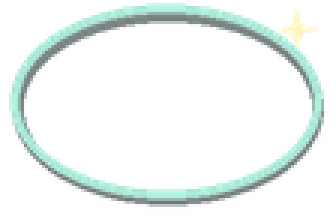
#> input picture projects/buffet/app/art/service/stations/hud/arrival.png, 112 x 72 px, given in place of next.png, which was not available (shown 3 times larger); the run also reads 1 picture not shown here
$ python bake.py
#> lines starting #> are read from the running program, lines starting #| are printed output that depends on the picture
### projects/buffet/app/art/service_layers.py
"""Export the dishes and inked HUD pieces used by the geometry-led room."""
from array import array
import struct
import sys
import zlib
from PIL import Image

NAMES = ('salmon', 'tamago', 'tuna', 'shrimp', 'maki', 'inari', 'ramen', 'custard')
DITHER = (0, 8, 2, 10, 12, 4, 14, 6, 3, 11, 1, 9, 15, 7, 13, 5)


def rgb565(image):
    image = image.convert('RGB')
    words = array('H')
    for i, (r, g, b) in enumerate(image.getdata()):
        y, x = divmod(i, image.width)
        q = 16 * DITHER[(y % 4) * 4 + x % 4]
        words.append((min(31, (r * 31 + q) // 255) << 11) |
                     (min(63, (g * 63 + q) // 255) << 5) |
                     min(31, (b * 31 + q) // 255))
    if sys.byteorder != 'little':
        words.byteswap()
    return words.tobytes()


def texture(image, out, name, size=None):
    image = image.convert('RGBA')
    if size:
        image = image.resize(size, Image.Resampling.LANCZOS)
    header = struct.pack('<HH', image.width, image.height)
    payload = header + rgb565(image) + image.getchannel('A').tobytes()
    (out / f'{name}.paintz').write_bytes(zlib.compress(payload, 9))


def service_layers(source, out):
    stations = source/'stations'
    for name in ('next','fullness','clock-bg','clock','plates','arrival'):
        texture(Image.open(stations/'hud'/f'{name}.png'),out,'hud_'+name.replace('-','_'))
#> in texture, image is the input picture: PIL image 112x72 RGBA; mean R, G, B, A 33, 42.6, 39.9, 36.1
#> in rgb565, `image = image.convert('RGB')`:
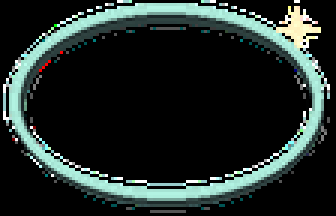
#> image: PIL image 112x72 RGB (shown 3 times larger); mean R, G, B 33, 42.6, 39.9
#> the loop in rgb565, `for i, (r, g, b) in enumerate(image.getdata()):` made 8064 passes
#> (r, g, b, q) on passes 1 to 3: (0, 0, 0, 0), (0, 0, 0, 128), (0, 0, 0, 32)
#> pass 2 of the loop in service_layers, `for name in ('next','fullness','clock-bg','clock','plates','arrival'):`:
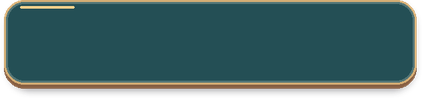
#> input picture projects/buffet/app/art/service/stations/hud/fullness.png, 422 x 98 px
#> in texture, image is the input picture: PIL image 422x98 RGBA; mean R, G, B, A 50.2, 79.9, 80.8, 225.8
#> in rgb565 (call 2), `image = image.convert('RGB')`:
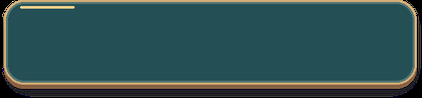
#> image: PIL image 422x98 RGB; mean R, G, B 50.2, 79.9, 80.8
#> the loop in rgb565 (call 2), `for i, (r, g, b) in enumerate(image.getdata()):` made 41356 passes
#> pass 3 of the loop in service_layers, `for name in ('next','fullness','clock-bg','clock','plates','arrival'):`:
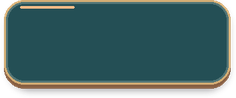
#> input picture projects/buffet/app/art/service/stations/hud/clock-bg.png, 236 x 98 px
#> in texture, image is the input picture: PIL image 236x98 RGBA; mean R, G, B, A 51.3, 79.3, 79.6, 219.9
#> in rgb565 (call 3), `image = image.convert('RGB')`:
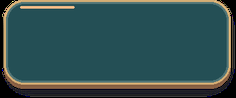
#> image: PIL image 236x98 RGB; mean R, G, B 51.3, 79.3, 79.6
#> the loop in rgb565 (call 3), `for i, (r, g, b) in enumerate(image.getdata()):` made 23128 passes
#> the loop made 6 passes; the first 3 are shown
    menu = stations/'menu'
    texture(Image.open(menu/'plate-shadow.png'),out,'plate_shade',(128,102))
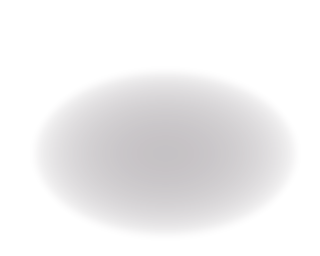
#> input picture projects/buffet/app/art/service/stations/menu/plate-shadow.png, 320 x 256 px
#> in texture, image is the input picture: PIL image 320x256 RGBA; mean R, G, B, A 73, 62, 71, 20.4
#> in rgb565 (call 7), `image = image.convert('RGB')`:
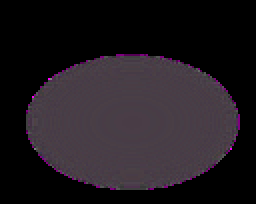
#> image: PIL image 128x102 RGB (shown 2 times larger); mean R, G, B 32.2, 26.5, 31.5
#> the loop in rgb565 (call 7), `for i, (r, g, b) in enumerate(image.getdata()):` made 13056 passes
#> q on passes 1 to 3: 0, 128, 32
    for name in NAMES:
        plate = Image.open(menu/'ceramics'/f'{name}.png').convert('RGBA')
#> (the run stopped early here; a loop or call above may not have finished)
